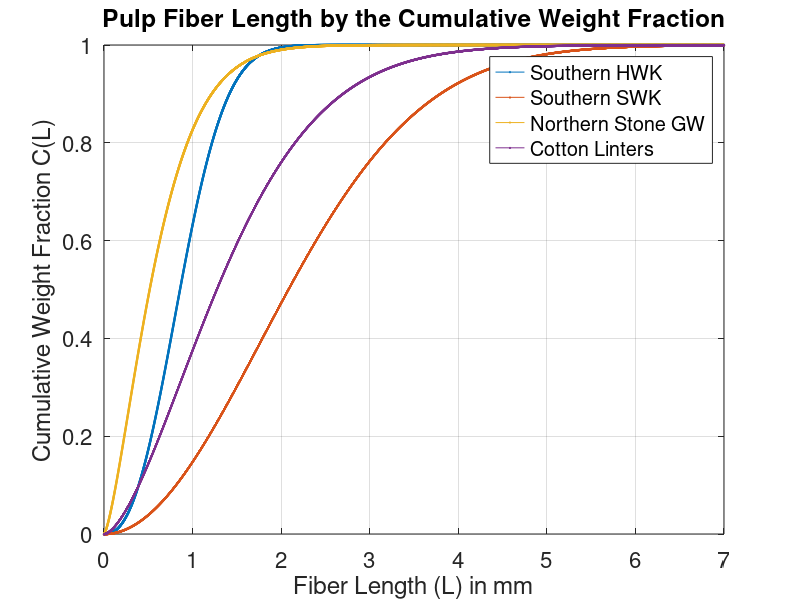

This figure's MATLAB source:
clear variables;
x = linspace(0, 7, 10001);
x0 = 1.0;
m0 = 2.4;
C0 = 1.-exp(-1.*((x./x0).^(m0)));
legendname0 = 'Southern HWK';
x1 = 2.5;
m1 = 2.0;
C1 = 1.-exp(-1.*((x./x1).^(m1)));
legendname1 = 'Southern SWK';
x2 = 0.67;
m2 = 1.4;
C2 = 1.-exp(-1.*((x./x2).^(m2)));
legendname2 = 'Northern Stone GW';
x3 = 1.6;
m3 = 1.6;
C3 = 1.-exp(-1.*((x./x3).^(m3)));
legendname3 = 'Cotton Linters';
plot(x, C0, '-o', 'markersize', 1, 'linewidth', 0.2, 'displayname', legendname0);
hold on;
plot(x, C1, '-^', 'markersize', 1, 'linewidth', 0.2, 'displayname', legendname1);
plot(x, C2, '-o', 'markersize', 1, 'linewidth', 0.2, 'displayname', legendname2);
plot(x, C3, '-^', 'markersize', 1, 'linewidth', 0.2, 'displayname', legendname3);
grid on; % turn on grid
set(gca, 'fontsize', 16); % set font size
legend show % show legend
xlabel('Fiber Length (L) in mm'); % label x-axis
ylabel('Cumulative Weight Fraction C(L)'); % label y-axis
title('Pulp Fiber Length by the Cumulative Weight Fraction'); % add title